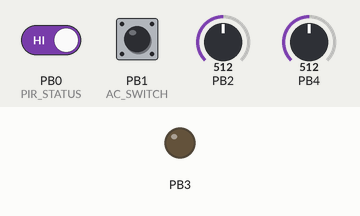
Bench run of a program on a simulated ATtiny13, built with avr-gcc and emulated at 9.6 MHz. On the bench: output pins drawn as LEDs (lit = HIGH). Inputs (shaded band) come from the test bench; at power-on: PB0 (PIR_STATUS) HIGH, PB1 (AC_SWITCH) HIGH, PB2 = 512, PB4 = 512.

Above: at 4.2 s.
4.3 s: PB0 (PIR_STATUS) driven HIGH
5.8 s: PB1 (AC_SWITCH) pulled LOW for 3.2 s
At 8.6 s:
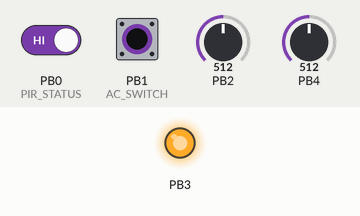
10.5 s: PB2 set to 0
At 11.2 s:
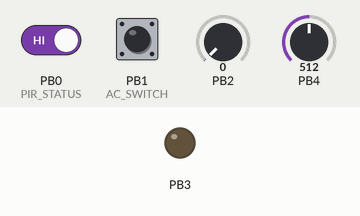
Timing chart, 0 to 13.0 s (numbered marks = the images above; inputs shaded):
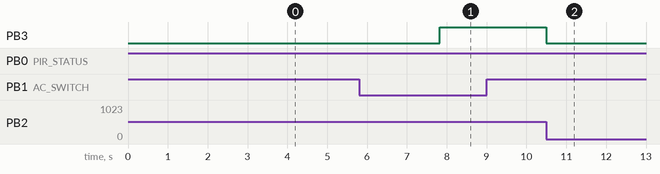

Measured:
- after the input at 4.3 s, every drawn part: stays the same
- after the input at 5.8 s, PB3: LOW → HIGH after 2.0 s
- after the input at 10.5 s, PB3: HIGH → LOW at once

The program:

main.c
```c
/*
 * Light Controller ver1.0
 * pir_control.c
 * RC intrrnal Clock 9,6Mhz
 * Created: 23.08.2016 15:53:47
 * Author : Osman Mazinov
 * PORTB3 Bulb out, log 1
 * PORTB0 PIR-sensor, zero active level
 * PORTB1 Light switch, zero active level
 */
#ifndef F_CPU
	#define F_CPU 9600000L
#endif
#include <avr/io.h>
#include <util/delay.h>
#include <avr/interrupt.h>
#include <avr/sfr_defs.h>
#define DEBOUNCE 2000
#define PIRDELAY 3000
#define PHOTOOFFSET 5000
#define CONSTANT_FOR_HOURS 7
#define AC_SWITCHOFF_DELAY 5
#define MILLISECONDS_IN_SECONDS 999
#define SECONDS_IN_MINUTES 59
#define MINUTES_IN_HOURS 59
#define BULB_ON (PORTB |=(1<<PINB3))
#define BULB_OFF (PORTB &=~(1<<PINB3))
#define PIR_STATUS (PINB & (1<<PIN0))
#define AC_SWITCH (PINB & (1<<PINB1))
#define BULB_STATUS (PINB & (1<<PINB3))
#define FIRST_ADC_INPUT 1
#define LAST_ADC_INPUT 2
//Bandgap Voltage Reference: Off;
#define ADC_VREF_TYPE ((0<<REFS0) | (0<<ADLAR))

//Global varibles;

volatile unsigned int adcScanningData[LAST_ADC_INPUT-FIRST_ADC_INPUT+1];
//Counters;
volatile unsigned int on = 0, timeCounter = 0, timeCounterDown = 0;
volatile unsigned int milliSeconds = 0, seconds = 0, minutes=0, hours=0;
//Analog signals;
volatile unsigned int photoSeensor;
volatile unsigned int sensivity;
//Switch flag;
volatile unsigned char keyFlag = 0;


//Peripherial initialisation function;
void McuInit (void);
// ADC data read function function;
void AdcInputsRead (void);


//Free running ADC interrupt;

ISR(ADC_vect)
{
	static unsigned char inputIndex=0;
	//Read the AD conversion result;
	adcScanningData[inputIndex]=ADCW;
	//Select next ADC input;
	if (++inputIndex > (LAST_ADC_INPUT-FIRST_ADC_INPUT))
	inputIndex = 0;
	ADMUX=(FIRST_ADC_INPUT | ADC_VREF_TYPE)+inputIndex;
	//Delay needed for the stabilization of the ADC input voltage;
	_delay_us(10);
	//Start the AD conversion;
	ADCSRA|=(1<<ADSC); //ADCSRA|=0x40
}

//Timer0 compare interrupt;

ISR (TIM0_COMPA_vect)
{
	//Counter for light switch - is 25 milliseconds;
	const short InterruptDelay = 25;
	static unsigned char acNetCounter = InterruptDelay;

	if(AC_SWITCH)
	{
		//Read 1 state - switch is active;
		//Time checking;
		if(acNetCounter)
		{
			//Time is not run;
			acNetCounter--;
		}
		else
		{
			//15 mseconds switch is on;
			keyFlag = 0;
			//Set the counter again;
			acNetCounter = InterruptDelay;
		}
	}
	else
	{
		//Read 0 - Switch is on;
		keyFlag = 1;
		//Set the counter again;
		acNetCounter = InterruptDelay;
	}
	//Start with switch / debounnce;
	if (keyFlag)
	{
		timeCounter++;

		if (timeCounter >= DEBOUNCE)
		{
			timeCounter = DEBOUNCE;
			milliSeconds++;

			if (milliSeconds == MILLISECONDS_IN_SECONDS)
			{
				milliSeconds = 0;
				seconds++;

				if (seconds == SECONDS_IN_MINUTES)
				{
					seconds = 0;
					minutes++;

					if (minutes == MINUTES_IN_HOURS)
					{
						minutes = 0;
						hours++;

						if (hours > AC_SWITCHOFF_DELAY)
						{
							hours=CONSTANT_FOR_HOURS;
						}
					}
				}
			}
		}
	}
	else
	{
		milliSeconds = 0;
		seconds = 0;
		minutes = 0;
		hours = 0;
		timeCounter = 0;
	}

	//Switch on delay and Pir sensor debounce;
	if ((!(PIR_STATUS)) && (keyFlag == 0) && (photoSeensor <= sensivity))
			on++;
	else	on=0;

	if ((!(PIR_STATUS)) && (photoSeensor > sensivity) && (BULB_STATUS))
			timeCounterDown++;
	else    timeCounterDown = 0;
	//Reset the counter;
	TCNT0=0x00;
}


int main(void)
{
	PORTB = 0x00;
	McuInit();

	//Main program;

	while (1)
	{

		//Switch state
		unsigned char switchOn;
		//Forbid global interrupts;
		cli ();
		switchOn = keyFlag;
		//Allow global interrupts;
		sei ();
		// ADC read function(10bit);
		AdcInputsRead();
		//AC switch priority;
		while (switchOn && (timeCounter >= DEBOUNCE) && (hours < AC_SWITCHOFF_DELAY))
		{
			BULB_ON;
		}

		//PIR=0,Switch=1;
		if ((photoSeensor <= sensivity) && (!(PIR_STATUS))  && (on >= PIRDELAY))

		//Out is log 1;
		BULB_ON;

		else if ((!(PIR_STATUS)) && (photoSeensor > sensivity) && (BULB_STATUS) && (timeCounterDown > PHOTOOFFSET))

		BULB_OFF;

		else if ((!(PIR_STATUS)) && (!switchOn || switchOn) && (photoSeensor<=sensivity)  && (BULB_STATUS))

		BULB_ON;

		else if (PIR_STATUS && (photoSeensor < sensivity))

		BULB_OFF;

		//else BULB_OFF;
	}


}

void McuInit (void)
{
	//Crystal Oscillator division factor: 1;
	#pragma optsize-
	CLKPR=(1<<CLKPCE);
	CLKPR=(0<<CLKPCE) | (0<<CLKPS3) | (0<<CLKPS2) | (0<<CLKPS1) | (0<<CLKPS0);
	#ifdef _OPTIMIZE_SIZE_
	#pragma optsize+
	#endif

	//Input/Output Ports initialization;
	//Port B initialization;
	//Function: Bit5=In Bit4=In Bit3=Out Bit2=In Bit1=In Bit0=In;
	DDRB=(0<<DDB5) | (0<<DDB4) | (1<<DDB3) | (0<<DDB2) | (0<<DDB1) | (0<<DDB0);
	// State: Bit5=T Bit4=P Bit3=1 Bit2=T Bit1=P Bit0=T;
	PORTB=(0<<PORTB5) | (1<<PORTB4) | (0<<PORTB3) | (0<<PORTB2) | (1<<PORTB1) | (1<<PORTB0);

	//ADC initialization;
	//ADC Clock frequency: 150,000 kHz;
	//ADC Bandgap Voltage Reference: Off;
	//ADC Auto Trigger Source: Free Running;
	//Digital input buffers on ADC0: On, ADC1: On, ADC2: On, ADC3: On;
	DIDR0=(0<<ADC0D) | (0<<ADC2D) | (0<<ADC3D) | (0<<ADC1D);
	ADMUX=FIRST_ADC_INPUT | ADC_VREF_TYPE;
	ADCSRA=(1<<ADEN) | (1<<ADSC) | (1<<ADATE) | (0<<ADIF) | (1<<ADIE) | (1<<ADPS2) | (1<<ADPS1) | (0<<ADPS0);
	ADCSRB=(0<<ADTS2) | (0<<ADTS1) | (0<<ADTS0);

	//Timer/Counter 0 initialization;
	//Clock source: System Clock;
	//Clock value: 150,000 kHz;
	//Mode: CTC top=OCR0A;
	//Timer Period: 1 ms;
	TCCR0A=(0<<COM0A1) | (0<<COM0A0) | (0<<COM0B1) | (0<<COM0B0) | (1<<WGM01) | (0<<WGM00);
	TCCR0B=(0<<WGM02) | (0<<CS02) | (1<<CS01) | (1<<CS00);
	TCNT0=0x00;
	OCR0A=0x95;
	OCR0B=0x00;

	//Timer/Counter 0 Interrupt(s) initialization;
	TIMSK0=(0<<OCIE0B) | (1<<OCIE0A) | (0<<TOIE0);

	sei ();
}

void AdcInputsRead (void)
{
	//First channel value, PORTB2;
	photoSeensor = adcScanningData[0];
	//Second channel value, PORTB4;
	sensivity = adcScanningData[1];
}
```
